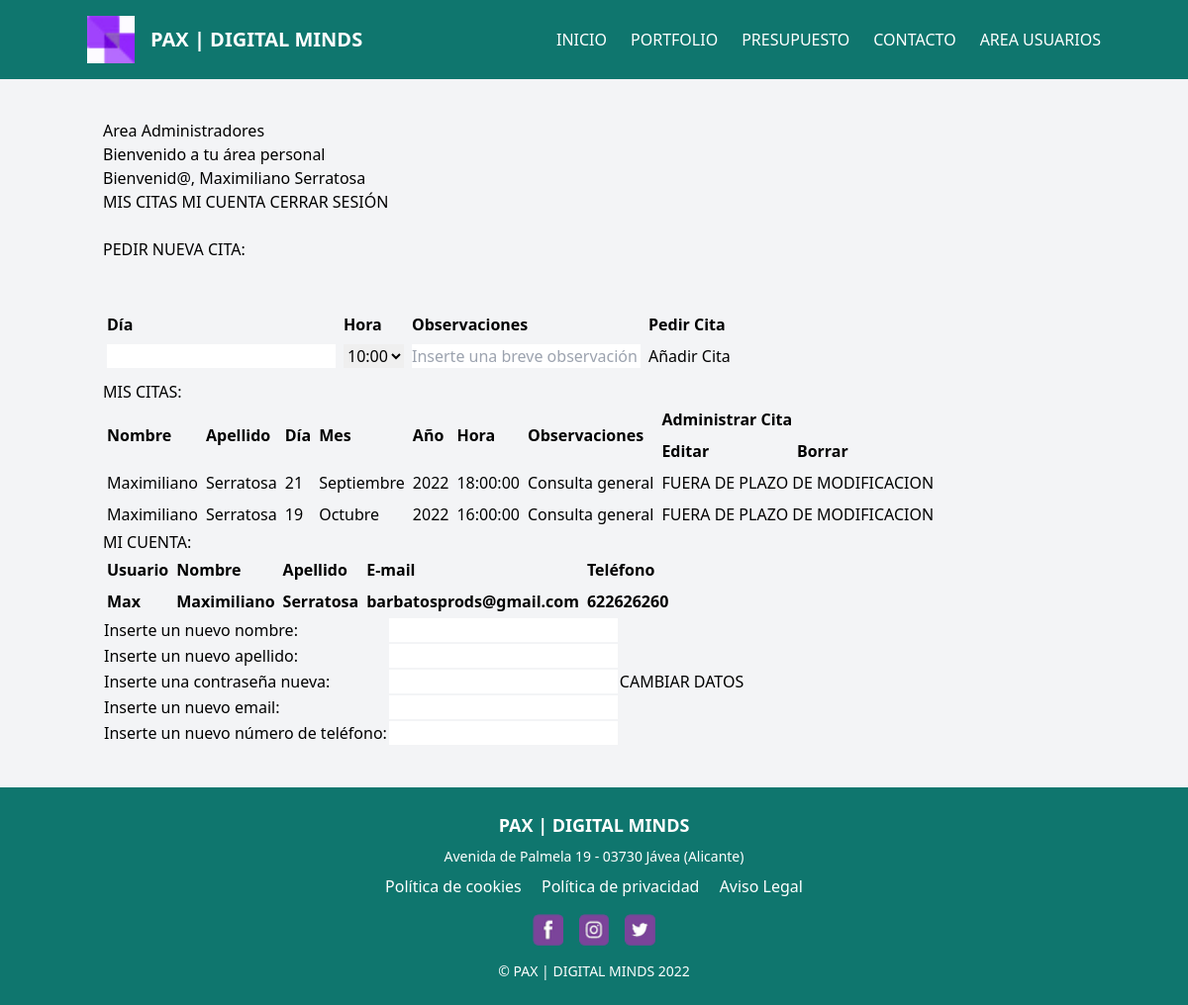
Before: /src/areausuarios.php (signed in) with the older database file.
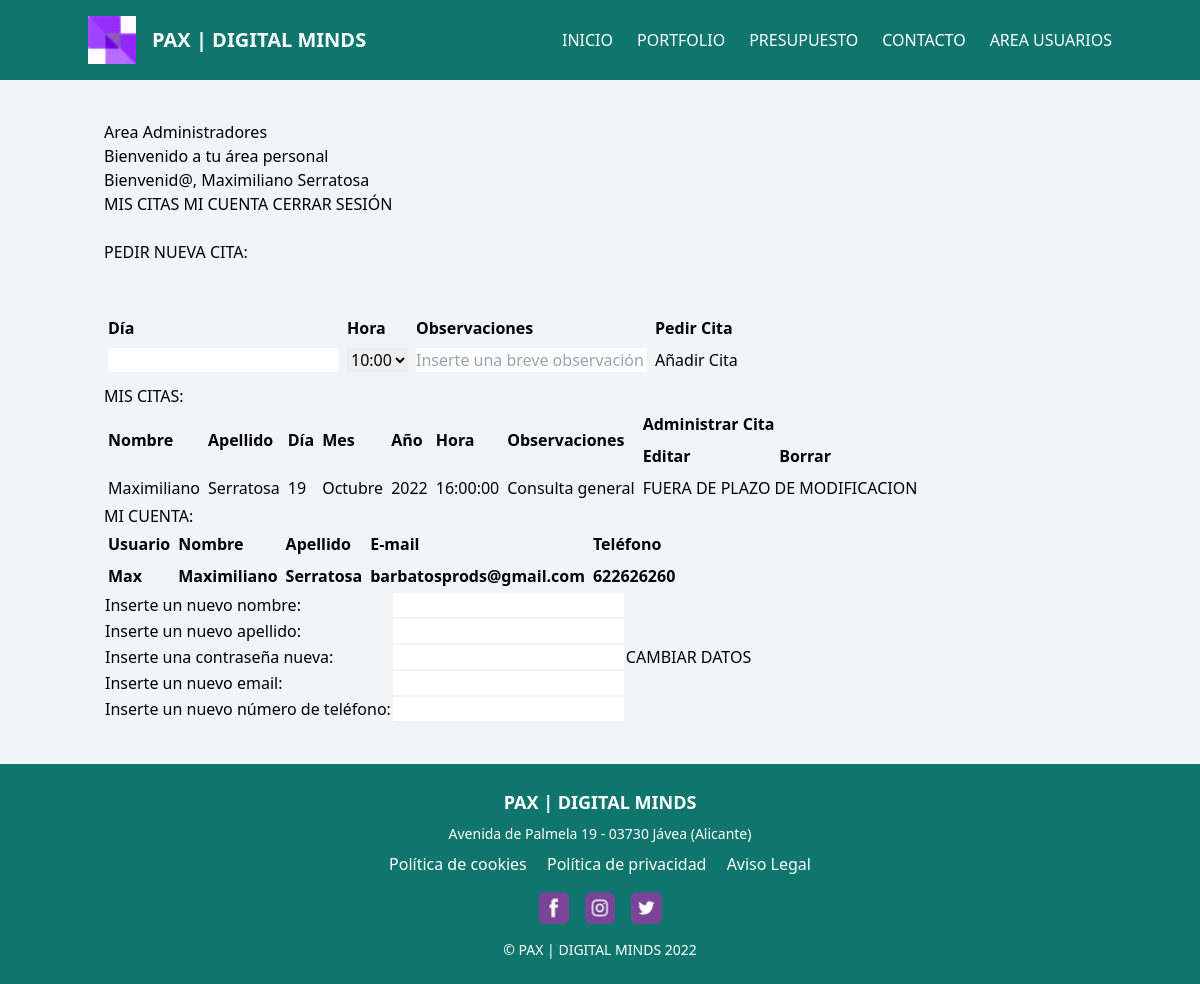
After: the same page with the newer database file.
### tables this page shows
CREATE TABLE `usuarios` (
  `ID` int(11) NOT NULL,
  `usuario` varchar(45) NOT NULL,
  `clave` varchar(150) NOT NULL,
  `email` varchar(45) NOT NULL,
  `telefono` int(11) NOT NULL,
  `rol` varchar(10) DEFAULT NULL,
  `nombre` varchar(45) NOT NULL,
  `apellido` varchar(45) NOT NULL
);

CREATE TABLE `citas` (
  `ID` int(11) NOT NULL,
  `usuario` int(11) NOT NULL,
  `cita` datetime(6) NOT NULL,
  `observaciones` varchar(50) NOT NULL
);

### src/controllers/controllerUsuario.php (called while the page is built, shortened)
<?php
class controllerUsuario
{
    public static function buscarUsuarioID($id)
    {
        $result = [];
        $conexion = DB::conn();
        $sentencia = "SELECT * FROM usuarios WHERE ID = :id";
        $consulta = $conexion->prepare($sentencia);
        $consulta->execute(array(":id" => $id));
        while ($fila = $consulta->fetch(PDO::FETCH_OBJ)) {
            array_push($result, $fila);
        }
        return $result;
    }
}

### src/helpers/appointmentsinfo.php (called while the page is built, shortened)
<?php
$conexion = DB::conn();
if ($curRol != 'ADMIN') {
    $sentencia = "SELECT ci.ID as 'ID',
                  us.nombre as 'nombre',
                  ci.cita as 'fecha',
                  us.apellido as 'apellido',
                  DATE_FORMAT(ci.cita, '%d') AS 'dia',
                  DATE_FORMAT(ci.cita, '%M') AS 'mes',
                  DATE_FORMAT(ci.cita, '%Y') AS 'año',
                  DATE_FORMAT(ci.cita, '%T') AS 'hora',
                  ci.observaciones AS observaciones
                  FROM citas ci
                  INNER JOIN usuarios us  ON ci.usuario = us.ID
                  WHERE us.id = :id
                  ORDER BY ci.cita ASC;";
    $appointment = $conexion->prepare($sentencia);
    $appointment->bindParam(":id", $curId);
}
$appointment->execute();

### src/models/appointment.php (called while the page is built, shortened)
<?php
class Appointment{
    private $nombre;
    private $apellido;
    private $dia;
    private $mes;
    private $año;
    private $hora;
    private $observaciones;
    public function __construct($id, $nombre, $apellido, $dia, $mes, $año, $hora, $observaciones){
        $this->nombre = $nombre;
        $this->apellido = $apellido;
        $this->dia = $dia;
        $this->mes = $mes;
        $this->año = $año;
        $this->hora = $hora;
        $this->observaciones = $observaciones;
    }
    public function getNombre(){
        return $this->nombre;
    }
    public function getApellido(){
        return $this->apellido;
    }
    public function getDia(){
        return $this->dia;
    }
    public function getMes(){
        return $this->mes;
    }
    public function getAño(){
        return $this->año;
    }
    public function getHora(){
        return $this->hora;
    }
    public function getObs(){
        return $this->observaciones;
    }
}

### src/helpers/cambiaM_a_espanol.php (called while the page is built, shortened)
<?php
    function cambiaM_a_espanol($mes){
        switch ($mes){
            case "September": return "Septiembre"; break;
            case "October": return "Octubre"; break;
            }
        };

### src/helpers/horasrestantes.php (called while the page is built)
<?php
    $conexion = DB::conn();
    $sentencia = "SELECT TIMESTAMPDIFF(HOUR, :ahora, :fecha) AS horas;";
    $consulta = $conexion->prepare($sentencia);
    $consulta->bindParam(':ahora', $NOW);
    $consulta->bindParam(':fecha', $FECHA);
    $consulta->execute();
    while($registro = $consulta->fetch(PDO::FETCH_ASSOC)){
        $horasrestantes = $registro['horas'];
    }

### src/helpers/now.php (called while the page is built)
<?php
$conexion = DB::conn();
$sentencia = "SELECT NOW() AS NOW;";
$consulta = $conexion->prepare($sentencia);
$consulta->execute();
while ($registro = $consulta->fetch(PDO::FETCH_ASSOC)) {
	$NOW = $registro['NOW'];
}

### src/models/user.php (called while the page is built, shortened)
<?php
class User{
    private $usuario;
    private $nombre;
    private $apellido;
    private $email;
    private $telefono;
    public function __construct($id, $usuario, $nombre, $apellido, $email, $telefono, $rol){
        $this->usuario = $usuario;
        $this->nombre = $nombre;
        $this->apellido = $apellido;
        $this->email = $email;
        $this->telefono = $telefono;
    }
    public function getUsuario(){
        return $this->usuario;
    }
    public function getNombre(){
        return $this->nombre;
    }
    public function getApellido(){
        return $this->apellido;
    }
    public function getEmail(){
        return $this->email;
    }
    public function getTelefono(){
        return $this->telefono;
    }
}

### src/partials/user-info.php (the view)
<?php
include_once('controllers/controllerUsuario.php');
include_once('models/user.php');
?>
<h3>MI CUENTA:</h3>
<table border='0' cellpadding='4' cellspacing='2'>
	<tr>
		<td><b>Usuario</b></td>
		<td><b>Nombre</b></td>
		<td><b>Apellido</b></td>
		<td><b>E-mail</b></td>
		<td><b>Teléfono</b></td>
	</tr>
	<?php
	$identificador = json_decode(json_encode(controllerUsuario::buscarUsuarioID($curId)), true);
	foreach ($identificador as $u):?>
		<?php $user = new User($u['ID'], $u['usuario'], $u['nombre'], $u['apellido'], $u['email'], $u['telefono'], $u['rol']); ?>
		<tr>
			<td><b><?= $user->getUsuario(); ?></b></td>
			<td><b><?= $user->getNombre(); ?></b></td>
			<td><b><?= $user->getApellido(); ?></b></td>
			<td><b><?= $user->getEmail(); ?></b></td>
			<td><b><?= $user->getTelefono(); ?></b></td>
		</tr>
	<?php endforeach; ?>
</table>

### src/areausuarios.php (shortened to what this page needs)
<!DOCTYPE html>
<html lang="es">
<?php
$basePath = '../';
include "{$basePath}src/partials/head.php";
?>
<body class="flex flex-col min-h-screen bg-gray-100">
    <?php include "{$basePath}src/partials/header.php"; ?>
    <main class="container mx-auto my-10 px-4 flex-grow">
        <?php
        if (!isset($_SESSION["valido"]) || $_SESSION["valido"] !== "SI") {
            include("login/login.php");
        } else {
            include('partials/panelsuperior.php');
            switch ($_SESSION['rol']) {
                case 'USER':
                    include('client/client-site.php');
                    break;
            }
        }
        ?>
    </main>
    <?php include $basePath . 'src/partials/footer.php'; ?>
</body>
</html>

### src/partials/head.php (shortened to what this page needs)
<?php
$currentDir = dirname($_SERVER['SCRIPT_NAME']);
$basePath = $currentDir === '/' ? '' : '../';
?>
<head>
  <script src="https://cdn.tailwindcss.com"></script>
</head>

### src/partials/header.php (shortened to what this page needs)
<header class="bg-teal-700 text-white">
  <div class="container mx-auto flex justify-between items-center py-4">
    <div class="flex items-center">
      <img src="<?= $basePath ?>images/icon.png" alt="logo" class="h-12 mr-4" />
      <h1 class="text-xl font-bold">PAX | DIGITAL MINDS</h1>
    </div>
    <nav class="hidden md:flex space-x-6">
      <a  href="<?= $basePath ?>index.php" class="hover:text-teal-300">INICIO</a>
      <a  href="<?= $basePath ?>views/portfolio.php" class="hover:text-teal-300">PORTFOLIO</a>
      <a  href="<?= $basePath ?>views/presupuesto.php" class="hover:text-teal-300">PRESUPUESTO</a>
      <a  href="<?= $basePath ?>views/contacto.php" class="hover:text-teal-300">CONTACTO</a>
      <a  href="<?= $basePath ?>src/areausuarios.php" class="hover:text-teal-300">AREA USUARIOS</a>
    </nav>
  </div>
</header>

### src/partials/panelsuperior.php (shortened to what this page needs)
<?php
include('controllers/controllerUsuario.php');
$curId= $_SESSION['ID'];
$datos = controllerUsuario::buscarUsuarioID($curId);
$curNombre = $datos[0]->nombre;
$curApellido = $datos[0]->apellido;
$curRol = $datos[0]->rol; ?>
<section class='wrap wrap-content'>
    <h2>Area Administradores</h2>
    <section class='info'>
        <div id='banner'>
            <h2>Bienvenido a tu área personal</h2>
        </div>
    </section>
    <div class='panel'>
        <h1>Bienvenid@, <?php echo $curNombre?> <?php echo $curApellido?></h1>

### src/client/client-site.php (shortened to what this page needs)
<button type="submit" class="boton_primario" id="toggleAppointments">MIS CITAS</button>
<button type="submit" class="boton_primario" id="toggleUser">MI CUENTA</button>
<a href="cerrarSesion.php" class="boton_cerrar-sesion">CERRAR SESIÓN</a><br /><br />
<div class="info_box" id="infoappointments">
    <?php include("client/appointments.php"); ?>
</div>
<div class="info_box" id="infoaccount">
    <?php include("partials/account.php"); ?>
</div>

### src/client/appointments.php (shortened to what this page needs)
<section>
	<?php
	include_once('helpers/cambiaM_a_espanol.php');
	include_once('helpers/now.php'); ?>
	<?php include('client/client-partials/appointments/pedirCita.php'); ?>
	<?php include('client/client-partials/appointments/misCitas.php'); ?>
</section>

### src/client/client-partials/appointments/pedirCita.php (shortened to what this page needs)
<div class='panel'>
	<h3>PEDIR NUEVA CITA:</h3><br />
	<table border='0' cellpadding='4' cellspacing='2'>
		<form method="post" action="router/router.php">
			<tr>
				<td><b>D&iacute;a</b></td>
				<td><b>Hora</b></td>
				<td><b>Observaciones</b></td>
				<td><b>Pedir Cita</b></td>
			</tr>
			<tr>
				<td><input type='text' id='datepicker' class='datepicker' name='datepicker'></td>
				<td>
					<select id='hour' name='hour'>
					</select>
				</td>
				<td><input type='text' id='observ' name='observ' maxlength='50' placeholder='Inserte una breve observaci&oacute;n' /></td>
				<td><input type='submit' name='nueva_cita' id='nueva_cita' class='purple' value='Añadir Cita' /></td>
			</tr>
			<tr>
				<td colspan="4"><span id='error' class='nvaliduser'></span></td>
			</tr>
			<br />
		</form>
	</table>
</div>

### src/client/client-partials/appointments/misCitas.php (shortened to what this page needs)
<?php include_once('models/appointment.php');
include_once('helpers/now.php'); ?>
<div class="panel">
	<h3>MIS CITAS:</h3>
	<table border='0' cellpadding='4' cellspacing='2'>
		<tr>
			<td rowspan="2"><b>Nombre</b></td>
			<td rowspan="2"><b>Apellido</b></td>
			<td rowspan="2"><b>D&iacute;a</b></td>
			<td rowspan="2"><b>Mes</b></td>
			<td rowspan="2"><b>A&ntilde;o</b></td>
			<td rowspan="2"><b>Hora</b></td>
			<td rowspan="2"><b>Observaciones</b></td>
			<td colspan="2"><b>Administrar Cita</b></td>
		</tr>
		<tr>
			<td><b>Editar</b></td>
			<td><b>Borrar</b></td>
		</tr>
		<?php include('helpers/appointmentsinfo.php'); ?>
		<?php foreach ($appointment as $a) : ?>
			<?php $cita = new Appointment($a['ID'], $a['nombre'], $a['apellido'], $a['dia'], $a['mes'], $a['año'], $a['hora'], $a['observaciones']); ?>
			<tr>
				<td><?= $cita->getNombre(); ?></td>
				<td><?= $cita->getApellido(); ?></td>
				<td><?= $cita->getDia(); ?></td>
				<td><?= cambiaM_a_espanol($cita->getMes()); ?></td>
				<td><?= $cita->getAño(); ?></td>
				<td><?= $cita->getHora(); ?></td>
				<td><?= $cita->getObs(); ?></td>
				<?php
				$FECHA = $a['fecha'];
				include('helpers/horasrestantes.php');
				if ($horasrestantes >= 72) {
					include('client/client-partials/appointments/botonesCita.php');
					include('client/client-partials/appointments/editar-cita.php');
				} else {
					echo "<td colspan='2'>FUERA DE PLAZO DE MODIFICACION</td></tr>";
				} ?>
		<?php endforeach; ?>
	</table>
</div>

### src/partials/account.php (shortened to what this page needs)
<div class='panel'>
	<?php
	include_once('partials/user-info.php');
	?>
	<table>
		<form method="post" id="actualizar" action="router/router.php">
			<tr><?php echo '<input type="text" id="id_usuario" name="id_usuario" value="' . $curId . '" hidden/>' ?>
				<td>Inserte un nuevo nombre:</td>
				<td><input type="text" id="nuevo_nombre" name="nuevo_nombre" /></td>
				<td rowspan="5"><input type="submit" class="purple" name="actualizar_usuario" id="CambiarDatos" value="CAMBIAR DATOS" /></td>
			</tr>
			<tr>
				<td>Inserte un nuevo apellido:</td>
				<td><input type="text" id="nuevo_apellido" name="nuevo_apellido" /></td>
			</tr>
			<tr>
				<td>Inserte una contraseña nueva:</td>
				<td><input type="text" id="nuevo_password" name="nuevo_password" /></td>
			</tr>
			<tr>
				<td>Inserte un nuevo email:</td>
				<td><input type="text" id="nuevo_email" name="nuevo_email" /></td>
			</tr>
			<tr>
				<td>Inserte un nuevo n&uacute;mero de tel&eacute;fono:</td>
				<td><input type="text" id="nuevo_telf" name="nuevo_telf" /></td>
			</tr>
			<tr>
				<td colspan="3"><span id='error-usuario' class='nvaliduser'></span></td>
			</tr>
		</form>
	</table>
</div>

### src/partials/footer.php
<footer class="bg-teal-700 text-white py-6 mt-auto">
  <div class="container mx-auto text-center">
    <h5 class="text-lg font-semibold">PAX | DIGITAL MINDS</h5>
    <p class="text-sm mt-2">Avenida de Palmela 19 - 03730 Jávea (Alicante)</p>
    <p class="mt-2 space-x-4">
      <a href="#" class="hover:text-teal-300">Política de cookies</a>
      <a href="#" class="hover:text-teal-300">Política de privacidad</a>
      <a href="views/avisolegal.html" class="hover:text-teal-300">Aviso Legal</a>
    </p>
    <div class="flex justify-center space-x-4 mt-4">
      <a href="#"><img src="images/rrss/facebook.png" alt="Facebook" class="h-8"></a>
      <a href="#"><img src="images/rrss/instagram.png" alt="Instagram" class="h-8"></a>
      <a href="#"><img src="images/rrss/twitter.png" alt="Twitter" class="h-8"></a>
    </div>
    <p class="text-sm mt-4">&copy; PAX | DIGITAL MINDS 2022</p>
  </div>
</footer>

Changed rows visible on the page:
removed citas: usuario.nombre "Maximiliano", usuario.apellido "Serratosa", Dia "21", Mes "Septiembre", Año "2022", Hora "18:00:00", observaciones "Consulta general"
